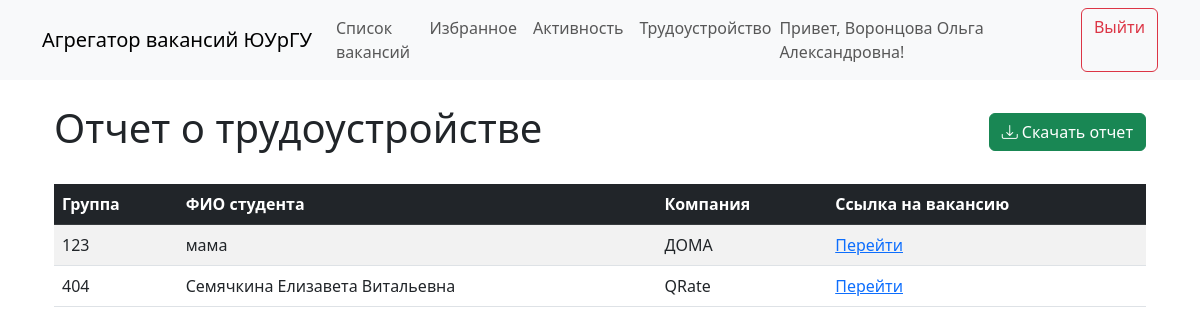
The page /employment_report (signed in) on the database its author committed.
### tables this page shows
CREATE TABLE users (
            id INTEGER PRIMARY KEY AUTOINCREMENT,
            full_name TEXT NOT NULL,
            group_number TEXT,
            email TEXT,
            phone TEXT,
            password TEXT NOT NULL,
            user_type TEXT NOT NULL,
            last_login TEXT,
            UNIQUE(full_name, user_type)
        );

CREATE TABLE vacancies (
            id INTEGER PRIMARY KEY AUTOINCREMENT,
            title TEXT NOT NULL,
            company TEXT,
            salary TEXT,
            experience TEXT,
            url TEXT UNIQUE,
            description TEXT,
            published_at TEXT
        );

### app.py (the view)
@app.route('/employment_report')
def employment_report():
    if 'user_id' not in session:
        return redirect(url_for('login'))
    user = get_user_by_id(session['user_id'])
    if not user or user['user_type'] != 'university':
        return redirect(url_for('index'))
    employments = get_all_employments()
    return render_template('employment_report.html', employments=employments, user=user)

### app.py (called while the page is built)
@app.before_request
def before_request():
    session.permanent = True
    session.modified = True

def get_all_employments():
    conn = sqlite3.connect('vacancies.db')
    cursor = conn.cursor()
    cursor.execute('''
        SELECT u.full_name, u.group_number, v.company, v.url
        FROM employment e
        JOIN users u ON e.user_id = u.id
        JOIN vacancies v ON e.vacancy_id = v.id
        ORDER BY u.group_number, u.full_name
    ''')
    employments = cursor.fetchall()
    conn.close()
    return [{
        'full_name': e[0],
        'group_number': e[1],
        'company': e[2],
        'url': e[3]
    } for e in employments]

def get_user_by_id(user_id):
    conn = sqlite3.connect('vacancies.db')
    cursor = conn.cursor()
    cursor.execute('''
        SELECT id, full_name, group_number, user_type FROM users WHERE id = ?
    ''', (user_id,))
    user = cursor.fetchone()
    conn.close()
    if user:
        return {
            'id': user[0],
            'full_name': user[1],
            'group_number': user[2],
            'user_type': user[3]
        }
    return None

### templates/employment_report.html (shortened to what this page needs)
{% extends "base.html" %}
{% block content %}
<div class="container mt-4">
    <div class="d-flex justify-content-between align-items-center mb-4">
        <h1>Отчет о трудоустройстве</h1>
        <a href="{{ url_for('download_employment_report') }}" class="btn btn-success">
            <i class="bi bi-download"></i> Скачать отчет
        </a>
    </div>
    <div class="table-responsive">
        <table class="table table-striped">
            <thead class="table-dark">
                <tr>
                    <th>Группа</th>
                    <th>ФИО студента</th>
                    <th>Компания</th>
                    <th>Ссылка на вакансию</th>
                </tr>
            </thead>
            <tbody>
                {% for emp in employments %}
                <tr>
                    <td>{{ emp.group_number }}</td>
                    <td>{{ emp.full_name }}</td>
                    <td>{{ emp.company }}</td>
                    <td><a href="{{ emp.url }}" target="_blank">Перейти</a></td>
                </tr>
                {% else %}
                <tr>
                    <td colspan="4" class="text-center">Нет данных о трудоустройствах</td>
                </tr>
                {% endfor %}
            </tbody>
        </table>
    </div>
</div>
{% endblock %}

### templates/base.html (shortened to what this page needs)
<!DOCTYPE html>
<html lang="ru">
<head>
    <link href="https://cdn.jsdelivr.net/npm/bootstrap@5.3.0/dist/css/bootstrap.min.css" rel="stylesheet">
    <link rel="stylesheet" href="https://cdn.jsdelivr.net/npm/bootstrap-icons@1.8.0/font/bootstrap-icons.css">
</head>
<body>
    <nav class="navbar navbar-expand-lg navbar-light bg-light">
        <div class="container">
            <a class="navbar-brand" href="{{ url_for('index') }}">Агрегатор вакансий ЮУрГУ</a>
            <div class="collapse navbar-collapse" id="navbarNav">
                <ul class="navbar-nav me-auto">
                    <li class="nav-item">
                        <a class="nav-link" href="{{ url_for('index') }}">Список вакансий</a>
                    </li>
                    {% if 'user_id' in session %}
                        <li class="nav-item">
                            <a class="nav-link" href="{{ url_for('favorites') }}">Избранное</a>
                        </li>
                        {% if user and user.user_type == 'university' %}
                            <li class="nav-item">
                                <a class="nav-link" href="{{ url_for('user_activity') }}">Активность</a>
                            </li>
                            <li class="nav-item">
                                <a class="nav-link" href="{{ url_for('employment_report') }}">Трудоустройство</a>
                            </li>
                        {% endif %}
                    {% endif %}
                </ul>
                <div class="d-flex">
                    {% if 'user_id' in session and user %}
                        <span class="navbar-text me-3">Привет, {{ user.full_name }}!</span>
                        <a href="{{ url_for('logout') }}" class="btn btn-outline-danger">Выйти</a>
                    {% else %}
                        <a href="{{ url_for('login') }}" class="btn btn-outline-primary me-2">Войти</a>
                        <a href="{{ url_for('register') }}" class="btn btn-primary">Зарегистрироваться</a>
                    {% endif %}
                </div>
            </div>
        </div>
    </nav>
    <div class="container mt-4">
        {% block content %}{% endblock %}
    </div>
</body>
</html>

### rows shown on the page
users: full_name "Воронцова Ольга Александровна"
users: group_number "123", full_name "мама", company "ДОМА"
users: group_number "404", full_name "Семячкина Елизавета Витальевна", company "QRate"
